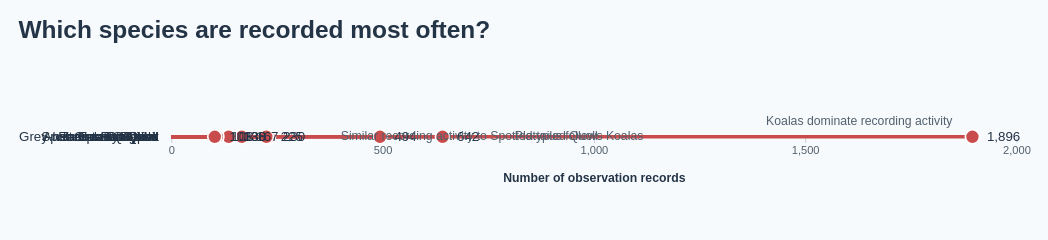

Here is the Vega-Lite specification saved for this chart:
### Vega specification from a JSON file in a GitHub repository (floating-point values rounded to 4 significant figures; data arrays with more than 128 entries replaced by an {"elided": "..."} marker saying what was removed)
{"$schema": "https://vega.github.io/schema/vega/v5.json", "description": "Most recorded mammal species in Dataset/observations-794195.csv. The 2017–2026 window contains 6,015 species-level observations across 146 species; their counts are aggregated and embedded. Subspecies are combined with their parent species using the first two scientific-name components; genus-only records are excluded. Counts include 2017–2026 observation dates and records regardless of coordinates. Top N is selected by count descending with scientific name breaking ties, then displayed in the selected sort order. Counts measure recording activity, not animal abundance. Lollipop heads are plain circles whose centres mark the observation counts. All lollipop stems and heads use one coral-red colour; species names and count labels use neutral text. Counts and rankings use the selected observation years. Row annotations highlight the Koala share, its lead over Platypus, and the near tie at ranks 4 and 5. A summary updates the share of records covered by the selected Top N. Uses the 10 most recent available observation years (2017–2026), including partial 2026.", "width": 760, "height": {"signal": "length(data(\"topSpecies\")) * 34"}, "padding": 16, "background": "#f7fafc", "title": {"text": "Which species are recorded most often?", "anchor": "start", "font": "Arial", "fontSize": 22, "color": "#243447", "offset": {"signal": "controlHeaderSpace"}, "fontWeight": "bold"}, "signals": [{"name": "topN", "value": 10, "bind": {"input": "select", "options": [5, 10], "labels": ["Top 5", "Top 10"], "name": "Species shown: "}}, {"name": "sortOrder", "value": "Descending", "bind": {"input": "select", "options": ["Descending", "Ascending"], "name": "Sort by observations: "}}, {"name": "hoveredSpecies", "value": null, "on": [{"events": "@stems:mouseover, @dots:mouseover, @counts:mouseover", "update": "datum.scientific_name"}, {"events": "@stems:mouseout, @dots:mouseout, @counts:mouseout", "update": "null"}]}, {"name": "controlHeaderSpace", "value": 64}], "data": [{"name": "speciesCounts", "values": {"elided": "146 records"}, "transform": [{"type": "window", "sort": {"field": ["count", "scientific_name"], "order": ["descending", "ascending"]}, "ops": ["row_number"], "as": ["rank"]}]}, {"name": "topSpecies", "source": "speciesCounts", "transform": [{"type": "filter", "expr": "datum.rank <= topN"}, {"type": "formula", "expr": "sortOrder === 'Ascending' ? datum.count : -datum.count", "as": "sortKey"}, {"type": "collect", "sort": {"field": ["sortKey", "scientific_name"], "order": ["ascending", "ascending"]}}]}, {"name": "insightRows", "source": "topSpecies", "transform": [{"type": "filter", "expr": "datum.rank === 1 || datum.rank === 2 || datum.rank === 4"}]}, {"name": "shownSummary", "source": "topSpecies", "transform": [{"type": "aggregate", "fields": ["count"], "ops": ["sum"], "as": ["shownCount"]}]}], "scales": [{"name": "x", "type": "linear", "domain": {"data": "speciesCounts", "field": "count"}, "range": "width", "zero": true, "nice": true}, {"name": "y", "type": "band", "domain": {"data": "topSpecies", "field": "scientific_name", "sort": {"op": "min", "field": "sortKey", "order": "ascending"}}, "range": "height", "padding": 0.4}], "axes": [{"orient": "bottom", "scale": "x", "title": "Number of observation records", "format": ",d", "tickCount": 5, "grid": true, "gridColor": "#e3e9ef", "domain": false, "tickColor": "#c9d4df", "labelColor": "#52606d", "titleColor": "#243447", "titlePadding": 14}, {"orient": "left", "scale": "y", "domain": false, "ticks": false, "labelPadding": 12, "labelLimit": 280, "labelColor": "#243447", "labelFontSize": 12, "encode": {"labels": {"update": {"text": {"signal": "data('topSpecies')[indexof(domain('y'), datum.value)].species"}}}}}], "marks": [{"name": "stems", "type": "rule", "from": {"data": "topSpecies"}, "encode": {"enter": {"x": {"scale": "x", "value": 0}, "strokeWidth": {"value": 3}}, "update": {"x2": {"scale": "x", "field": "count"}, "y": {"scale": "y", "field": "scientific_name", "band": 0.5}, "stroke": {"value": "#C94C4C"}, "tooltip": {"signal": "{'Species': datum.species, 'Scientific name': datum.scientific_name, 'Observations': format(datum.count, ',d'), 'Share of species-level records': format(datum.count / 6015, '.1%'), 'Overall rank': datum.rank}"}, "strokeWidth": {"signal": "hoveredSpecies === datum.scientific_name ? 4 : 3"}}}}, {"name": "dots", "type": "symbol", "from": {"data": "topSpecies"}, "encode": {"enter": {"cursor": {"value": "pointer"}, "shape": {"value": "circle"}, "stroke": {"value": "#ffffff"}, "strokeWidth": {"value": 1.5}}, "update": {"x": {"scale": "x", "field": "count"}, "y": {"scale": "y", "field": "scientific_name", "band": 0.5}, "tooltip": {"signal": "{'Species': datum.species, 'Scientific name': datum.scientific_name, 'Observations': format(datum.count, ',d'), 'Share of species-level records': format(datum.count / 6015, '.1%'), 'Overall rank': datum.rank}"}, "description": {"signal": "datum.species + ', ' + format(datum.count, ',d') + ' observations'"}, "fill": {"value": "#C94C4C"}, "size": {"signal": "hoveredSpecies === datum.scientific_name ? 220 : 160"}}}}, {"name": "counts", "type": "text", "from": {"data": "topSpecies"}, "encode": {"enter": {"align": {"value": "left"}, "baseline": {"value": "middle"}, "dx": {"value": 13}, "font": {"value": "Arial"}, "fontSize": {"value": 12}, "fill": {"value": "#243447"}}, "update": {"x": {"scale": "x", "field": "count"}, "y": {"scale": "y", "field": "scientific_name", "band": 0.5}, "text": {"signal": "format(datum.count, ',d')"}}}}, {"name": "speciesInsights", "type": "text", "interactive": false, "from": {"data": "insightRows"}, "encode": {"enter": {"font": {"value": "Arial"}, "fontSize": {"value": 11}, "fill": {"value": "#52606d"}}, "update": {"x": {"signal": "scale('x', datum.count) + (datum.rank === 1 ? -18 : 65)"}, "y": {"scale": "y", "field": "scientific_name", "band": 0.5}, "dy": {"signal": "datum.rank === 1 ? -9 : 0"}, "align": {"signal": "datum.rank === 1 ? 'right' : 'left'"}, "baseline": {"signal": "datum.rank === 1 ? 'bottom' : 'middle'"}, "text": {"signal": "datum.rank === 1 ? 'Koalas dominate recording activity' : datum.rank === 2 ? 'Platypus follows Koalas' : 'Similar recording activity to Spotted-tailed Quoll'"}}}}, {"name": "concentrationInsight", "type": "text", "interactive": false, "from": {"data": "shownSummary"}, "encode": {"enter": {"x": {"value": 0}, "align": {"value": "left"}, "baseline": {"value": "top"}, "font": {"value": "Arial"}, "fontSize": {"value": 12}, "fontWeight": {"value": "bold"}, "fill": {"value": "#243447"}}, "update": {"y": {"signal": "height + 66"}, "text": {"value": ""}}}}], "config": {"font": "Arial", "axis": {"labelFont": "Arial", "titleFont": "Arial"}}, "usermeta": {"observationWindow": {"source": "Dataset/observations-794195.csv", "dateField": "observed_on", "years": [2017, 2018, 2019, 2020, 2021, 2022, 2023, 2024, 2025, 2026], "yearCount": 10, "includesPartialLatestYear": true}}}
